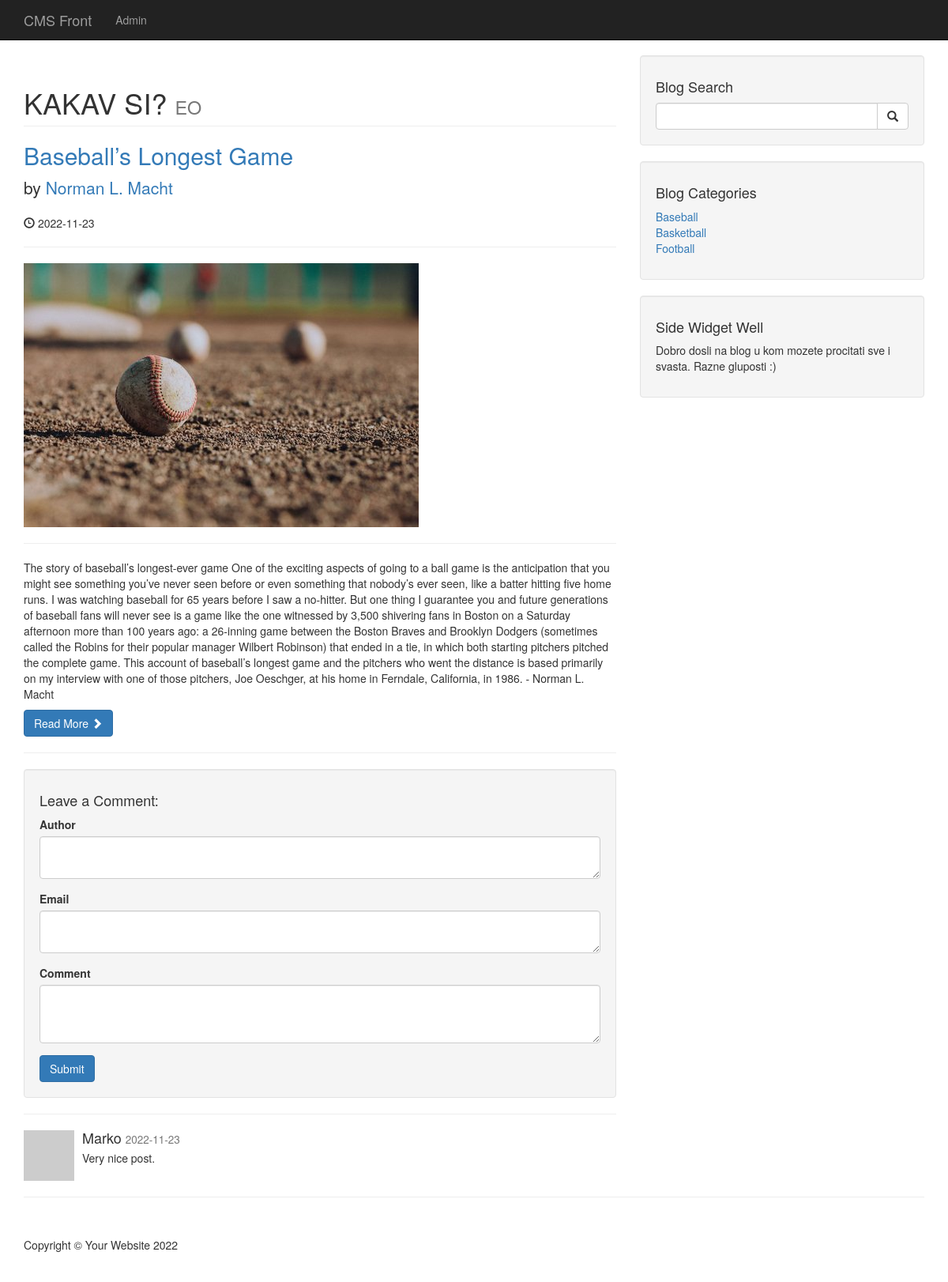
The page /post.php?p_id=10 on the database its author committed.
### tables this page shows
CREATE TABLE `posts` (
  `post_id` int(3) NOT NULL,
  `post_category_id` int(3) NOT NULL,
  `post_title` varchar(255) NOT NULL,
  `post_autor` varchar(255) NOT NULL,
  `post_date` date NOT NULL,
  `post_image` text NOT NULL,
  `post_content` text NOT NULL,
  `post_tags` varchar(255) NOT NULL,
  `post_comment_count` int(11) NOT NULL,
  `post_status` varchar(255) NOT NULL DEFAULT 'draft'
);

CREATE TABLE `comments` (
  `comment_id` int(3) NOT NULL,
  `comment_post_id` int(3) NOT NULL,
  `comment_author` varchar(255) NOT NULL,
  `comment_email` varchar(255) NOT NULL,
  `comment_content` text NOT NULL,
  `comment_status` varchar(255) NOT NULL,
  `comment_date` date NOT NULL
);

CREATE TABLE `categories` (
  `cat_id` int(3) NOT NULL,
  `cat_title` varchar(255) NOT NULL
);

### post.php (the view, shortened to what this page needs)
<?php
include "includes/header.php";
include "includes/db.php";
?>
   <?php
   include "includes/navigation.php";
   ?>
    <div class="container">
        <div class="row">
            <div class="col-md-8">
            <?php
            if(isset($_GET['p_id'])){
                $the_post_id = $_GET['p_id'];
            }
            $query = "SELECT * FROM posts WHERE post_id = $the_post_id";
            $select_post_query = mysqli_query($connection, $query);
            while($row = mysqli_fetch_assoc($select_post_query)){
                $post_title = $row['post_title'];
                $post_autor = $row['post_autor'];
                $post_date = $row['post_date'];
                $post_image = $row['post_image'];
                $post_content = $row['post_content'];
              ?>
             <h1 class="page-header">
                    KAKAV SI?
                    <small>EO</small>
                </h1>
                <h2>
                    <a href="#"><?php echo "$post_title" ?></a>
                </h2>
                <p class="lead">
                    by <a href="index.php"><?php echo "$post_autor" ?></a>
                </p>
                <p><span class="glyphicon glyphicon-time"></span> <?php echo "$post_date" ?></p>
                <hr>
                <img class="img-responsive" src="images/<?php echo "$post_image" ?>" alt="">
                <hr>
                <p><?php echo "$post_content" ?></p>
                <a class="btn btn-primary" href="#">Read More <span class="glyphicon glyphicon-chevron-right"></span></a>
                <hr>
            <?php
            }
            ?>
                <div class="well">
                    <h4>Leave a Comment:</h4>
                    <form action="" method="post" role="form">
                        <div class="form-group">
                            <label for="author">Author</label>
                            <textarea type="text" class="form-control" name="comment_author" ></textarea>
                        </div>
                        <div class="form-group">
                        <label for="email">Email</label>
                            <textarea type="text" class="form-control" name="comment_email" ></textarea>
                        </div>
                        <div class="form-group">
                        <label for="comment">Comment</label>
                            <textarea class="form-control" name="comment_content" rows="3"></textarea>
                        </div>
                        <button type="submit" name="create_comment" class="btn btn-primary">Submit</button>
                    </form>
                </div>
                <hr>
            <?php
            $comment_post_id = $_GET['p_id'];
            $query = "SELECT * FROM comments WHERE comment_post_id = {$comment_post_id} AND comment_status='approved' ORDER BY comment_id DESC";
            $select_comment_query = mysqli_query($connection, $query);
            while($row = mysqli_fetch_assoc($select_comment_query)){
                $comment_date = $row['comment_date'];
                $comment_content = $row['comment_content'];
                $comment_author = $row['comment_author'];
            ?>
                <div class="media">
            <a class="pull-left" href="#">
                <img class="media-object" src="http://placehold.it/64x64" alt="">
            </a>
            <div class="media-body">
                <h4 class="media-heading"> <?php echo $comment_author ?>
                    <small><?php echo $comment_date ?></small>
                </h4>
                <?php echo $comment_content ?>
            </div>
            </div>
            <?php
        }
            ?>
</div>
           <?php
           include "includes/sidebar.php";
           ?>
        </div>
        <hr>
<?php
include "includes/footer.php";
?>

### includes/sidebar.php
<div class="col-md-4">
<div class="well">
    <h4>Blog Search</h4>
    <form action="search.php" method= "post">
    <div class="input-group">
        <input type="text" name="search" class="form-control">
        <span class="input-group-btn">
            <button name="submit" class="btn btn-default" type="submit">
                <span class="glyphicon glyphicon-search"></span>
        </button>
        </span>
    </div>
    </form>
</div>
<div class="well">
<?php
$query = "SELECT * FROM categories";
$selectcategories_sidebar = mysqli_query($connection, $query);
?>
    <h4>Blog Categories</h4>
    <div class="row">
        <div class="col-lg-12">
            <ul class="list-unstyled">
                <?php
                while($row = mysqli_fetch_assoc($selectcategories_sidebar)){
                    $cat_title = $row['cat_title'];
                    $cat_id = $row['cat_id'];
                    echo "<li><a href='category.php?category=$cat_id'>{$cat_title}</a></li>";
                }
                ?>
            </ul>
        </div>
    </div>
</div>
    <?php include "includes/widget.php"; ?>
</div>

### css/blog-home.css (style rules this page uses)
body { padding-top: 70px; }

### rows shown on the page
posts: post_title "Baseball’s Longest Game", post_autor "Norman L. Macht", post_date "2022-11-23", post_image (picture), post_content "The story of baseball’s longest-ever game One of the exciting aspects of going to a ball game is the anticipation that you might see something you’ve never seen before or even something that nobody’s ever seen, like a batter hitting five home runs. I was watching baseball for 65 years before I saw a no-hitter. But one thing I guarantee you and future generations of baseball fans will never see is a game like the one witnessed by 3,500 shivering fans in Boston on a Saturday afternoon more than 100 years ago: a 26-inning game between the Boston Braves and Brooklyn Dodgers (sometimes called the Robins for their popular manager Wilbert Robinson) that ended in a tie, in which both starting…"
comments: comment_author "Marko", comment_date "2022-11-23", comment_content "Very nice post."
categories: cat_title "Baseball"
categories: cat_title "Basketball"
categories: cat_title "Football"
